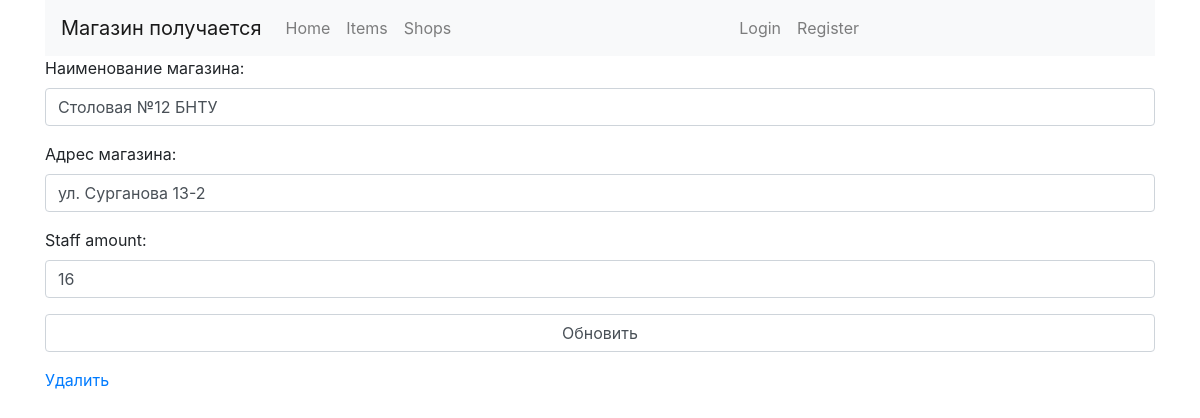
The page /shop_update/1/ on the database as committed earlier.
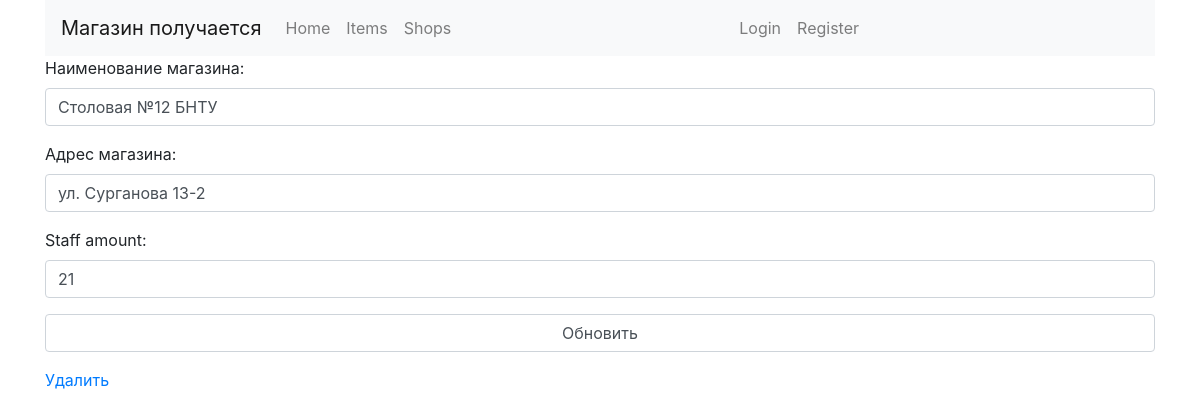
The same page on the database as committed later.
### shop/models.py (models this page shows, shortened)
class Shop(models.Model):
    name = models.CharField(
        max_length=128,
        verbose_name='Наименование магазина'
    )
    address = models.CharField(
        max_length=256,
        verbose_name='Адрес магазина'
    )
    staff_amount = models.IntegerField(
        blank=True,
        null=True
    )
    class Meta:
        verbose_name = 'Магазин'
        verbose_name_plural = "Магазины"
        ordering = (
            'name',
        )

### shop/views.py (the view)
# urls.py: path('shop_update/<int:pk>/', ShopUpdate.as_view(), name='shop_update'),
class ShopUpdate(UpdateView):
    template_name = 'shop/shop/shop_create.html'
    model = Shop
    form_class = ShopForm

### shop/forms.py
class ShopForm(forms.ModelForm):
    class Meta:
        model = Shop
        fields = '__all__'

### cart/context_processors.py (called while the page is built)
def cart(request):
    return {'cart': Cart(request)}

### shop/templates/shop/shop/shop_create.html (shortened to what this page needs)
{% extends 'shop/base.html' %}
{% block body %}
    <div class="col-lg-12">
        <form id="shop_form" method="post"
              enctype="multipart/form-data">
            {{ form.as_p }}
            <p>
                <button type="submit">
                    {% if form.instance.id %}
                        Обновить
                    {% else %}
                        Сохранить
                    {% endif %}
                </button>
            </p>
        </form>
        {% if form.instance.id %}
            <a href="{% url 'shop:shop_delete' form.instance.id %}">
                Удалить
            </a>
        {% endif %}
    </div>
{% endblock %}

Rows that differ between the two databases and show on the page:
changed Shop "Столовая №12 БНТУ": staff_amount "16" → "21"
